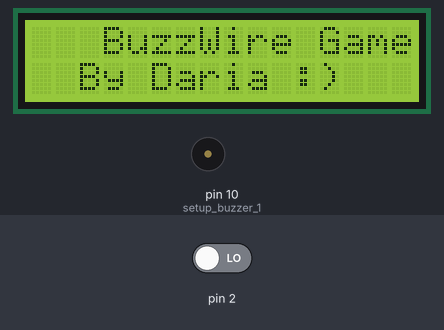
Bench run of a sketch on a simulated Arduino Uno, built with avr-gcc and run on an emulated ATmega328P. On the bench: 16×2 character LCD, buzzer (waves = sounding). The test bench sets the inputs (shaded band); at power-on: pin 2 LOW.

Above: at 2.73 s.
Timing chart, 0 to 130.0 s (numbered marks = the images above):
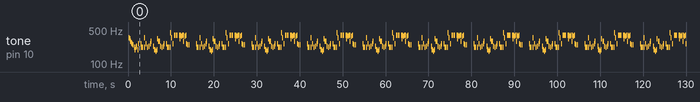

The sketch:

Wire_Game.ino
```cpp
#include <LiquidCrystal_I2C.h> //  include libraria display-ului
#include "pitches.h" // include pitches
//define I2C address......
LiquidCrystal_I2C lcd(0x27, 16, 2); // I2C address 0x27, 16 column and 2 rows

byte customChar[8] = {
  0b00000,
  0b01010,
  0b11111,
  0b11111,
  0b01110,
  0b00100,
  0b00000,
  0b00000
};

// muzica
int songState = 0;
int melody[] = {
 NOTE_F4, NOTE_E4, NOTE_D4, NOTE_CS4,
 NOTE_C4, NOTE_B3, NOTE_AS3, NOTE_A3,
 NOTE_G3, NOTE_A3, NOTE_AS3, NOTE_A3,
 NOTE_G3, NOTE_C4, 0,

 NOTE_C4, NOTE_A3, NOTE_A3, NOTE_A3,
 NOTE_GS3, NOTE_A3, NOTE_F4, NOTE_C4,
 NOTE_C4, NOTE_A3, NOTE_AS3, NOTE_AS3,
 NOTE_AS3, NOTE_C4, NOTE_D4, 0,

 NOTE_AS3, NOTE_G3, NOTE_G3, NOTE_G3,
 NOTE_FS3, NOTE_G3, NOTE_E4, NOTE_D4,
 NOTE_D4, NOTE_AS3, NOTE_A3, NOTE_A3,
 NOTE_A3, NOTE_AS3, NOTE_C4, 0,

 NOTE_C4, NOTE_A3, NOTE_A3, NOTE_A3,
 NOTE_GS3, NOTE_A3, NOTE_A4, NOTE_F4,
 NOTE_F4, NOTE_C4, NOTE_B3, NOTE_G4,
 NOTE_G4, NOTE_G4, NOTE_G4, 0,

 NOTE_G4, NOTE_E4, NOTE_G4, NOTE_G4,
 NOTE_FS4, NOTE_G4, NOTE_D4, NOTE_G4,
 NOTE_G4, NOTE_FS4, NOTE_G4, NOTE_C4,
 NOTE_B3, NOTE_C4, NOTE_B3, NOTE_C4, 0
};
int tempo[] = {
 8, 16, 8, 16,
 8, 16, 8, 16,
 16, 16, 16, 8,
 16, 8, 3,

 12, 16, 16, 16,
 8, 16, 8, 16,
 8, 16, 8, 16,
 8, 16, 4, 12,

 12, 16, 16, 16,
 8, 16, 8, 16,
 8, 16, 8, 16,
 8, 16, 4, 12,

 12, 16, 16, 16,
 8, 16, 8, 16,
 8, 16, 8, 16,
 8, 16, 4, 16,

 12, 17, 17, 17,
 8, 12, 17, 17,
 17, 8, 16, 8,
 16, 8, 16, 8, 1
};

void setup() {
  lcd.init(); // initialize the lcd
  lcd.backlight();


  lcd.setCursor(2, 0); // move cursor to (2, 0)
  lcd.write((byte)0);

  lcd.setCursor(3,0);
  lcd.print("BuzzWire Game");

  lcd.setCursor(2,1);
  lcd.print("By Daria :)");
// print the custom char at (2, 0)


 // setup code  to run once:
 pinMode(9, INPUT); // setup circuit
 pinMode(10, OUTPUT); // setup buzzer 1


}


// free play
unsigned long previousMillis1 = 0; // time words last changed
const long interval1 = 1500; // interval between changing
// music
unsigned long previousMillis2 = 0; // time last changed
const long interval2 = 100; // interval between notes
int displayStatus = 0; // keep track of what's displayed
int mode = 0; // keep track of game mode -> change to 0 or 1 for different modes
bool countdown = false;
unsigned long previousMillis3 = 0; // time last changed
const long interval3 = 1000; // interval between countdown
int count = 20; // challenge mode timer


void loop() {
 // main code  to run repeatedly:
 if(mode == 0) {
 // challenge mode
 if(digitalRead(2) == HIGH) {
 delay(25);
 if(digitalRead(2) == HIGH) {
 countdown = true; // stop the countdown
 }
 else {
 countdown = false; // stop the countdown
 }
 }
 if(countdown) {
 showCountdown(); // advance countdown
 }
 }
 else {
 // free play
 toggleFreePlay();
 }
 if(digitalRead(10) == HIGH) {
 delay(25);
 if(digitalRead(10) == HIGH) {
 while(digitalRead(10) == HIGH) {
 buzz(10, NOTE_B0, 1000/24);
 }
 }
 }
 else
 sing();
}
void showCountdown() {
 // countdown the time remaining
 unsigned long currentMillis = millis(); // current time
 if (currentMillis - previousMillis3 >= interval3) {
 previousMillis3 = currentMillis;
 --count;
 if(count == 0) {
 // game over
 countdown = false;
 count = 20;
 // reset countdown
 // buzz 3 times
 buzz(10, NOTE_B0, 1000/24);
 delay(100);
 buzz(10, NOTE_B0, 1000/24);
 delay(100);
 buzz(10, NOTE_B0, 1000/24);
 }
 }
}


void toggleFreePlay() {
 // scroll between words without blocking
 unsigned long currentMillis = millis(); // current time
 if (currentMillis - previousMillis1 >= interval1) {
 previousMillis1 = currentMillis;

 }
}

void buzz(int targetPin, long frequency, long length) {

 long delayValue = 1000000/frequency/2; // calculate the delay value between transitions
 //// 1 second's worth of microseconds, divided by the frequency, then split in half since
 //// there are two phases to each cycle
 long numCycles = frequency * length/ 1000; // calculate the number of cycles for proper timing
 //// multiply frequency, which is really cycles per second, by the number of seconds to
 //// get the total number of cycles to produce
 for (long i=0; i < numCycles; i++){ // for the calculated length of time...
 digitalWrite(targetPin,HIGH); // write the buzzer pin high to push out the diaphragm
 delayMicroseconds(delayValue); // wait for the calculated delay value
 digitalWrite(targetPin,LOW); // write the buzzer pin low to pull back the diaphragm
 delayMicroseconds(delayValue); // wait again for the calculated delay value
 }
}
void sing() {
 // play the song in a non blocking way
 unsigned long currentMillis = millis();
 if (currentMillis - previousMillis2 >= interval2) {
 previousMillis2 = currentMillis;
 int noteDuration = 1000 / tempo[songState];
 buzz(10, melody[songState], noteDuration);
 int pauseBetweenNotes = noteDuration;
 delay(pauseBetweenNotes);
 // stop the tone playing:
 buzz(10, 0, noteDuration);

 ++songState;
 // start song again if finished
 if(songState > 79) {
 songState = 14; // skip intro
 }
 }
 }
```

pitches.h
```cpp
#define NOTE_B0  31
#define NOTE_C1  33
#define NOTE_CS1 35
#define NOTE_D1  37
#define NOTE_DS1 39
#define NOTE_E1  41
#define NOTE_F1  44
#define NOTE_FS1 46
#define NOTE_G1  49
#define NOTE_GS1 52
#define NOTE_A1  55
#define NOTE_AS1 58
#define NOTE_B1  62
#define NOTE_C2  65
#define NOTE_CS2 69
#define NOTE_D2  73
#define NOTE_DS2 78
#define NOTE_E2  82
#define NOTE_F2  87
#define NOTE_FS2 93
#define NOTE_G2  98
#define NOTE_GS2 104
#define NOTE_A2  110
#define NOTE_AS2 117
#define NOTE_B2  123
#define NOTE_C3  131
#define NOTE_CS3 139
#define NOTE_D3  147
#define NOTE_DS3 156
#define NOTE_E3  165
#define NOTE_F3  175
#define NOTE_FS3 185
#define NOTE_G3  196
#define NOTE_GS3 208
#define NOTE_A3  220
#define NOTE_AS3 233
#define NOTE_B3  247
#define NOTE_C4  262
#define NOTE_CS4 277
#define NOTE_D4  294
#define NOTE_DS4 311
#define NOTE_E4  330
#define NOTE_F4  349
#define NOTE_FS4 370
#define NOTE_G4  392
#define NOTE_GS4 415
#define NOTE_A4  440
#define NOTE_AS4 466
#define NOTE_B4  494
#define NOTE_C5  523
#define NOTE_CS5 554
#define NOTE_D5  587
#define NOTE_DS5 622
#define NOTE_E5  659
#define NOTE_F5  698
#define NOTE_FS5 740
#define NOTE_G5  784
#define NOTE_GS5 831
#define NOTE_A5  880
#define NOTE_AS5 932
#define NOTE_B5  988
#define NOTE_C6  1047
#define NOTE_CS6 1109
#define NOTE_D6  1175
#define NOTE_DS6 1245
#define NOTE_E6  1319
#define NOTE_F6  1397
#define NOTE_FS6 1480
#define NOTE_G6  1568
#define NOTE_GS6 1661
#define NOTE_A6  1760
#define NOTE_AS6 1865
#define NOTE_B6  1976
#define NOTE_C7  2093
#define NOTE_CS7 2217
#define NOTE_D7  2349
#define NOTE_DS7 2489
#define NOTE_E7  2637
#define NOTE_F7  2794
#define NOTE_FS7 2960
#define NOTE_G7  3136
#define NOTE_GS7 3322
#define NOTE_A7  3520
#define NOTE_AS7 3729
#define NOTE_B7  3951
#define NOTE_C8  4186
#define NOTE_CS8 4435
#define NOTE_D8  4699
#define NOTE_DS8 4978
```

Measured:
- by itself, tone on pin 10 (setup_buzzer_1): plays 348 Hz for 0.12 s, 329 Hz for 0.08 s, 293 Hz for 0.12 s, 276 Hz for 0.08 s, 261 Hz for 0.12 s, 246 Hz for 0.24 s … (460 notes in this stretch)
